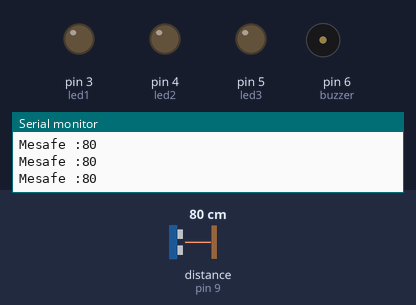
Simulated run of this sketch. Board: Arduino Uno, built with avr-gcc and run on an emulated ATmega328P. On the bench: output pins drawn as LEDs (lit = HIGH), buzzer (waves = sounding, pin HIGH), the last lines printed to the serial monitor. Wiring (inferred from the names in the program): ultrasonic range finder: trigger pin 8; echo pin 9. The inputs (shaded band) are chosen by the test bench; at power-on: distance to the obstacle (sensor on pin 9) 80 cm. The echo pulse lasts 58.3 µs per cm; pins used as bus, display or sensor lines are not drawn.

Above: at 1.2 s.
1.3 s: distance to the obstacle (sensor on pin 9) set to 53 cm
4.3 s: distance to the obstacle (sensor on pin 9) set to 48 cm
At 4.44 s:
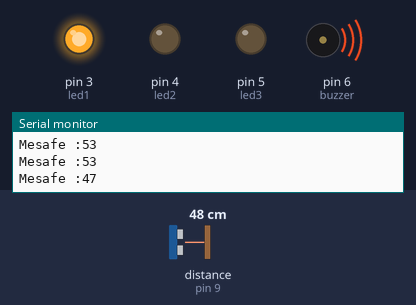
7.3 s: distance to the obstacle (sensor on pin 9) set to 34 cm
10.3 s: distance to the obstacle (sensor on pin 9) set to 29 cm
At 10.46 s:
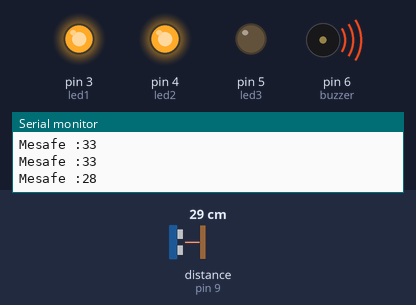
13.3 s: distance to the obstacle (sensor on pin 9) set to 14 cm
16.3 s: distance to the obstacle (sensor on pin 9) set to 10 cm
At 17.2 s:
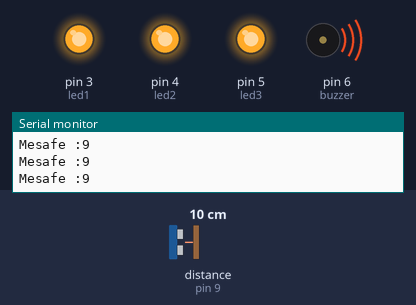
Timing chart, 0 to 18.8 s (numbered marks = the images above; inputs shaded):
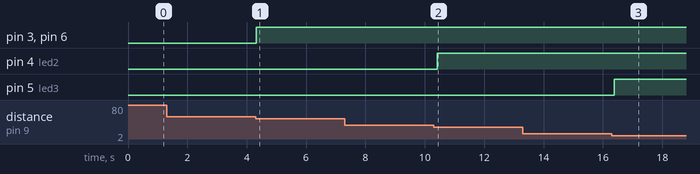

Measured:
- the behaviour switches between 51 and 50 cm on distance to the obstacle (sensor on pin 9) (found by bisection; images 0 and 1)
- the behaviour switches between 32 and 31 cm on distance to the obstacle (sensor on pin 9) (found by bisection; images 1 and 2)
- the behaviour switches between 12 and 11 cm on distance to the obstacle (sensor on pin 9) (found by bisection; images 2 and 3)
- after the input at 4.3 s, pin 3 (led1), pin 6 (buzzer): LOW → HIGH at once
- after the input at 10.3 s, pin 4 (led2): LOW → HIGH after 0.12 s
- after the input at 16.3 s, pin 5 (led3): LOW → HIGH after 0.09 s

The sketch:

park_sensoru.ino
```cpp
int trig = 8;
int echo = 9;
int led1=3,led2=4,led3=5;
int buzzer = 6;


void setup() {
  // put your setup code here, to run once:

  Serial.begin(9600); //seri ekran başlatıldı
  pinMode(trig,OUTPUT); //trig pin çıkış yapıldı (8)
  pinMode(echo,INPUT);  // echo pin giriş yapıldı(9)

  pinMode(led1,OUTPUT); //led1 çıkış yapıldı
  pinMode(led2,OUTPUT); //led2 çıkış yapıldı
  pinMode(led3,OUTPUT); //led3 çıkış yapıldı
  pinMode(buzzer,OUTPUT); //buzzer çıkış yapıldı

}

void loop() {
  // put your main code here, to run repeatedly:

  digitalWrite(trig,1); delay(1); //trig ile ses sinyali 1ms gönderildi
  digitalWrite(trig,0); //trig 0 yapılarak ses sinyali kesildi
  int sure = pulseIn(echo,1); // echo ile dinlenen sesinin toplam süresi tutuldu.
  // mesafe hesabı yapıldı.
  //2> gidiş geliş süresi
  //28.97> ses hızı saniye
  int mesafe = (sure/2)/28.97;

  Serial.print("Mesafe :"); //seri ekranda mesafe yazdırıldı
  Serial.println(mesafe);

  if(mesafe > 50){
    digitalWrite(led1,0);
    digitalWrite(led2,0);
    digitalWrite(led3,0);
    digitalWrite(buzzer,0);
  }else if(mesafe > 30){
    digitalWrite(led1,1);
    digitalWrite(led2,0);
    digitalWrite(led3,0);
    digitalWrite(buzzer,1);
    delay(250);
    digitalWrite(buzzer,0);
  } else if(mesafe > 10){
    digitalWrite(led1,1);
    digitalWrite(led2,1);
    digitalWrite(led3,0);
    digitalWrite(buzzer,1);
    delay(100);
    digitalWrite(buzzer,0);
  }else{
    digitalWrite(led1,1);
    digitalWrite(led2,1);
    digitalWrite(led3,1);
    digitalWrite(buzzer,1);
  }


}
```
